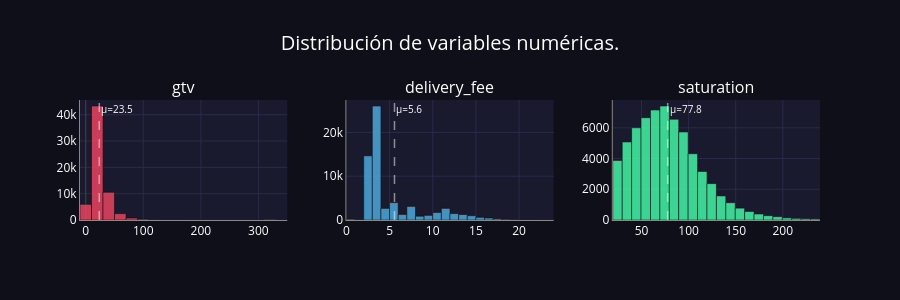

Write notebook code for a chart like this one.
### Code cell
num_cols = ['gtv','delivery_fee','saturation']

# Grid config
n_cols = 3
n_rows = math.ceil(len(num_cols) / n_cols)

fig = make_subplots(
    rows=n_rows,
    cols=n_cols,
    subplot_titles=num_cols,
    horizontal_spacing=0.08,
    vertical_spacing=0.12
)

colors = [
    '#e94560', '#4da8da', '#45f5a5', '#f5c542', '#bb86fc', '#ff6b6b', '#1dd1a1',
    '#ff9f43', '#54a0ff', '#5f27cd', '#00d2d3', '#ff4757', '#2ed573', '#ffa502'
]

for i, col in enumerate(num_cols):
    row = i // n_cols + 1
    col_pos = i % n_cols + 1
    
    fig.add_trace(
        go.Histogram(
            x=df[col],
            nbinsx=25,
            marker_color=colors[i % len(colors)],
            marker_line_color='black',
            marker_line_width=0.5,
            opacity=0.85,
            showlegend=False
        ),
        row=row, col=col_pos
    )
    
    mean_val = df[col].mean()
    fig.add_vline(
        x=mean_val,
        line_dash='dash',
        line_color='white',
        line_width=1.5,
        annotation_text=f'μ={mean_val:.1f}',
        annotation_font_color='white',
        annotation_font_size=10,
        row=row, col=col_pos
    )

fig.update_layout(
    title_text='Distribución de variables numéricas.',
    font=dict(color='white'),
    title_font_size=20,
    height=300 * n_rows,
    template='seaborn',
    paper_bgcolor='#0f0f1a',
    plot_bgcolor='#1a1a2e',
)

fig.update_xaxes(
    gridcolor='#2a2a4a',
    zerolinecolor='#444',
    linecolor='#888',
    tickfont=dict(color='white'),
    title_font=dict(color='white')
)

fig.update_yaxes(
    gridcolor='#2a2a4a',
    zerolinecolor='#444',
    linecolor='#888',
    tickfont=dict(color='white'),
    title_font=dict(color='white')
)


fig.show()

### Figure 1 — Plotly figure (JSON) as saved in the notebook; plotly's stock layout.template omitted (floating-point values rounded to 4 significant figures; data arrays with more than 128 entries replaced by an {"elided": "..."} marker saying what was removed)
{"data": [{"marker": {"color": "#e94560", "line": {"color": "black", "width": 0.5}}, "nbinsx": 25, "opacity": 0.85, "showlegend": false, "type": "histogram", "x": {"elided": "63646 float values"}, "xaxis": "x", "yaxis": "y"}, {"marker": {"color": "#4da8da", "line": {"color": "black", "width": 0.5}}, "nbinsx": 25, "opacity": 0.85, "showlegend": false, "type": "histogram", "x": {"elided": "63646 float values"}, "xaxis": "x2", "yaxis": "y2"}, {"marker": {"color": "#45f5a5", "line": {"color": "black", "width": 0.5}}, "nbinsx": 25, "opacity": 0.85, "showlegend": false, "type": "histogram", "x": {"elided": "63646 int values"}, "xaxis": "x3", "yaxis": "y3"}], "layout": {"annotations": [{"font": {"size": 16}, "showarrow": false, "text": "gtv", "x": 0.14, "xanchor": "center", "xref": "paper", "y": 1, "yanchor": "bottom", "yref": "paper"}, {"font": {"size": 16}, "showarrow": false, "text": "delivery_fee", "x": 0.5, "xanchor": "center", "xref": "paper", "y": 1, "yanchor": "bottom", "yref": "paper"}, {"font": {"size": 16}, "showarrow": false, "text": "saturation", "x": 0.86, "xanchor": "center", "xref": "paper", "y": 1, "yanchor": "bottom", "yref": "paper"}, {"font": {"color": "white", "size": 10}, "showarrow": false, "text": "μ=23.5", "x": 23.48, "xanchor": "left", "xref": "x", "y": 1, "yanchor": "top", "yref": "y domain"}, {"font": {"color": "white", "size": 10}, "showarrow": false, "text": "μ=5.6", "x": 5.57, "xanchor": "left", "xref": "x2", "y": 1, "yanchor": "top", "yref": "y2 domain"}, {"font": {"color": "white", "size": 10}, "showarrow": false, "text": "μ=77.8", "x": 77.77, "xanchor": "left", "xref": "x3", "y": 1, "yanchor": "top", "yref": "y3 domain"}], "font": {"color": "white"}, "height": 300, "paper_bgcolor": "#0f0f1a", "plot_bgcolor": "#1a1a2e", "shapes": [{"line": {"color": "white", "dash": "dash", "width": 1.5}, "type": "line", "x0": 23.48, "x1": 23.48, "xref": "x", "y0": 0, "y1": 1, "yref": "y domain"}, {"line": {"color": "white", "dash": "dash", "width": 1.5}, "type": "line", "x0": 5.57, "x1": 5.57, "xref": "x2", "y0": 0, "y1": 1, "yref": "y2 domain"}, {"line": {"color": "white", "dash": "dash", "width": 1.5}, "type": "line", "x0": 77.77, "x1": 77.77, "xref": "x3", "y0": 0, "y1": 1, "yref": "y3 domain"}], "title": {"font": {"size": 20}, "text": "Distribución de variables numéricas."}, "xaxis": {"anchor": "y", "domain": [0, 0.28], "gridcolor": "#2a2a4a", "linecolor": "#888", "tickfont": {"color": "white"}, "title": {"font": {"color": "white"}}, "zerolinecolor": "#444"}, "xaxis2": {"anchor": "y2", "domain": [0.36, 0.64], "gridcolor": "#2a2a4a", "linecolor": "#888", "tickfont": {"color": "white"}, "title": {"font": {"color": "white"}}, "zerolinecolor": "#444"}, "xaxis3": {"anchor": "y3", "domain": [0.72, 1], "gridcolor": "#2a2a4a", "linecolor": "#888", "tickfont": {"color": "white"}, "title": {"font": {"color": "white"}}, "zerolinecolor": "#444"}, "yaxis": {"anchor": "x", "domain": [0, 1], "gridcolor": "#2a2a4a", "linecolor": "#888", "tickfont": {"color": "white"}, "title": {"font": {"color": "white"}}, "zerolinecolor": "#444"}, "yaxis2": {"anchor": "x2", "domain": [0, 1], "gridcolor": "#2a2a4a", "linecolor": "#888", "tickfont": {"color": "white"}, "title": {"font": {"color": "white"}}, "zerolinecolor": "#444"}, "yaxis3": {"anchor": "x3", "domain": [0, 1], "gridcolor": "#2a2a4a", "linecolor": "#888", "tickfont": {"color": "white"}, "title": {"font": {"color": "white"}}, "zerolinecolor": "#444"}}}
